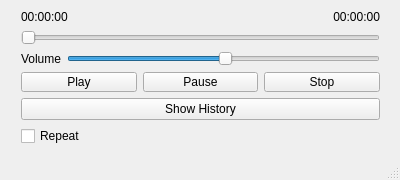
<?xml version="1.0" encoding="UTF-8"?>
<ui version="4.0">
 <class>MainWindow</class>
 <widget class="QMainWindow" name="MainWindow">
  <property name="windowModality">
   <enum>Qt::NonModal</enum>
  </property>
  <property name="geometry">
   <rect>
    <x>0</x>
    <y>0</y>
    <width>400</width>
    <height>180</height>
   </rect>
  </property>
  <property name="acceptDrops">
   <bool>true</bool>
  </property>
  <property name="windowTitle">
   <string>Simple Music Player</string>
  </property>
  <property name="autoFillBackground">
   <bool>false</bool>
  </property>
  <widget class="QWidget" name="centralWidget">
   <widget class="QWidget" name="layoutWidget">
    <property name="geometry">
     <rect>
      <x>10</x>
      <y>-1</y>
      <width>381</width>
      <height>158</height>
     </rect>
    </property>
    <layout class="QVBoxLayout" name="verticalLayout_4">
     <item>
      <layout class="QVBoxLayout" name="verticalLayout_3">
       <item>
        <layout class="QHBoxLayout" name="horizontalLayout_3">
         <item>
          <widget class="QLabel" name="posLabel">
           <property name="text">
            <string>00:00:00</string>
           </property>
          </widget>
         </item>
         <item>
          <widget class="QLabel" name="timeLabel">
           <property name="text">
            <string>00:00:00</string>
           </property>
           <property name="alignment">
            <set>Qt::AlignRight|Qt::AlignTrailing|Qt::AlignVCenter</set>
           </property>
          </widget>
         </item>
        </layout>
       </item>
       <item>
        <layout class="QVBoxLayout" name="verticalLayout_2">
         <item>
          <widget class="MySlider" name="posSlider">
           <property name="orientation">
            <enum>Qt::Horizontal</enum>
           </property>
          </widget>
         </item>
         <item>
          <layout class="QVBoxLayout" name="verticalLayout">
           <item>
            <layout class="QHBoxLayout" name="horizontalLayout_2">
             <item>
              <widget class="QLabel" name="label">
               <property name="text">
                <string>Volume</string>
               </property>
               <property name="alignment">
                <set>Qt::AlignRight|Qt::AlignTrailing|Qt::AlignVCenter</set>
               </property>
              </widget>
             </item>
             <item>
              <widget class="MySlider" name="volumeSlider">
               <property name="mouseTracking">
                <bool>false</bool>
               </property>
               <property name="pageStep">
                <number>0</number>
               </property>
               <property name="value">
                <number>50</number>
               </property>
               <property name="tracking">
                <bool>true</bool>
               </property>
               <property name="orientation">
                <enum>Qt::Horizontal</enum>
               </property>
              </widget>
             </item>
            </layout>
           </item>
           <item>
            <layout class="QHBoxLayout" name="horizontalLayout">
             <item>
              <widget class="QPushButton" name="playBtn">
               <property name="text">
                <string>Play</string>
               </property>
              </widget>
             </item>
             <item>
              <widget class="QPushButton" name="pauseBtn">
               <property name="text">
                <string>Pause</string>
               </property>
              </widget>
             </item>
             <item>
              <widget class="QPushButton" name="stopBtn">
               <property name="text">
                <string>Stop</string>
               </property>
              </widget>
             </item>
            </layout>
           </item>
          </layout>
         </item>
        </layout>
       </item>
      </layout>
     </item>
     <item>
      <widget class="QPushButton" name="historyBtn">
       <property name="text">
        <string>Show History</string>
       </property>
      </widget>
     </item>
     <item>
      <widget class="QCheckBox" name="repeatCB">
       <property name="text">
        <string>Repeat</string>
       </property>
      </widget>
     </item>
    </layout>
   </widget>
  </widget>
  <widget class="QMenuBar" name="menuBar">
   <property name="geometry">
    <rect>
     <x>0</x>
     <y>0</y>
     <width>400</width>
     <height>21</height>
    </rect>
   </property>
  </widget>
  <widget class="QStatusBar" name="statusBar">
   <property name="font">
    <font>
     <italic>true</italic>
    </font>
   </property>
  </widget>
 </widget>
 <layoutdefault spacing="6" margin="11"/>
 <customwidgets>
  <customwidget>
   <class>MySlider</class>
   <extends>QSlider</extends>
   <header>myslider.h</header>
  </customwidget>
 </customwidgets>
 <resources/>
 <connections/>
</ui>
